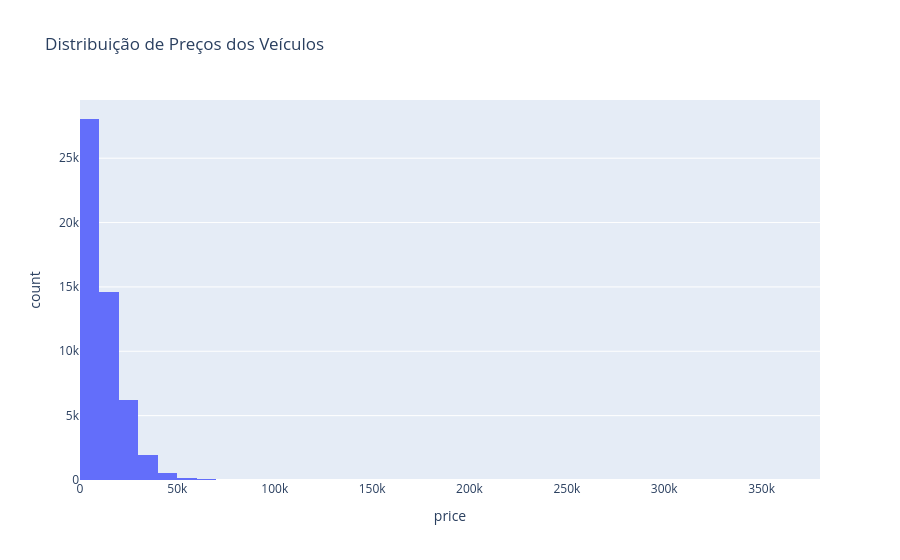

Notebook cell for this chart:
### Markdown cell above
## Análise da distribuição de preços

O histograma apresenta a distribuição dos preços dos veículos anunciados.

É possível observar que a maioria dos veículos possui preços concentrados em valores mais baixos, enquanto poucos anúncios apresentam valores muito elevados. Esses valores extremos influenciam a distribuição e podem representar veículos com características diferenciadas, como modelos mais novos ou de maior valor de mercado.

### Code cell
fig = px.histogram(
    df,
    x='price',
    title='Distribuição de Preços dos Veículos',
    nbins=50
)

fig.show()

### Figure 1 — Plotly figure (JSON) as saved in the notebook; plotly's stock layout.template omitted (floating-point values rounded to 4 significant figures; data arrays with more than 128 entries replaced by an {"elided": "..."} marker saying what was removed)
{"data": [{"bingroup": "x", "hovertemplate": "price=%{x}<br>count=%{y}<extra></extra>", "legendgroup": "", "marker": {"color": "#636efa", "pattern": {"shape": ""}}, "name": "", "nbinsx": 50, "orientation": "v", "showlegend": false, "type": "histogram", "x": {"elided": "51525 int values"}, "xaxis": "x", "yaxis": "y"}], "layout": {"barmode": "relative", "legend": {"tracegroupgap": 0}, "title": {"text": "Distribuição de Preços dos Veículos"}, "xaxis": {"anchor": "y", "domain": [0, 1], "title": {"text": "price"}}, "yaxis": {"anchor": "x", "domain": [0, 1], "title": {"text": "count"}}}}
